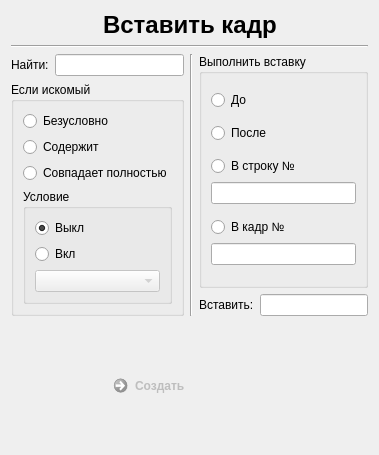
                      <widget class="QWidget" name="page_3">
                       <layout class="QVBoxLayout" name="verticalLayout_44">
                        <item>
                         <layout class="QHBoxLayout" name="horizontalLayout_13">
                          <item>
                           <spacer name="horizontalSpacer_27">
                            <property name="orientation">
                             <enum>Qt::Horizontal</enum>
                            </property>
                            <property name="sizeHint" stdset="0">
                             <size>
                              <width>40</width>
                              <height>20</height>
                             </size>
                            </property>
                           </spacer>
                          </item>
                          <item>
                           <widget class="QLabel" name="label_6">
                            <property name="font">
                             <font>
                              <pointsize>18</pointsize>
                              <weight>75</weight>
                              <bold>true</bold>
                             </font>
                            </property>
                            <property name="text">
                             <string>Вставить кадр</string>
                            </property>
                           </widget>
                          </item>
                          <item>
                           <spacer name="horizontalSpacer_21">
                            <property name="orientation">
                             <enum>Qt::Horizontal</enum>
                            </property>
                            <property name="sizeHint" stdset="0">
                             <size>
                              <width>40</width>
                              <height>20</height>
                             </size>
                            </property>
                           </spacer>
                          </item>
                         </layout>
                        </item>
                        <item>
                         <widget class="Line" name="line_4">
                          <property name="orientation">
                           <enum>Qt::Horizontal</enum>
                          </property>
                         </widget>
                        </item>
                        <item>
                         <layout class="QHBoxLayout" name="horizontalLayout_14">
                          <item>
                           <layout class="QVBoxLayout" name="verticalLayout_30">
                            <item>
                             <layout class="QHBoxLayout" name="horizontalLayout_10">
                              <item>
                               <widget class="QLabel" name="label_7">
                                <property name="text">
                                 <string>Найти:</string>
                                </property>
                               </widget>
                              </item>
                              <item>
                               <widget class="QLineEdit" name="lineEdit_3"/>
                              </item>
                             </layout>
                            </item>
                            <item>
                             <widget class="QGroupBox" name="groupBox">
                              <property name="sizePolicy">
                               <sizepolicy hsizetype="Expanding" vsizetype="Expanding">
                                <horstretch>0</horstretch>
                                <verstretch>0</verstretch>
                               </sizepolicy>
                              </property>
                              <property name="baseSize">
                               <size>
                                <width>500</width>
                                <height>0</height>
                               </size>
                              </property>
                              <property name="title">
                               <string>Если искомый</string>
                              </property>
                              <layout class="QVBoxLayout" name="verticalLayout_70">
                               <item>
                                <widget class="QRadioButton" name="radioButton_21">
                                 <property name="text">
                                  <string>Безусловно</string>
                                 </property>
                                </widget>
                               </item>
                               <item>
                                <widget class="QRadioButton" name="radioButton">
                                 <property name="text">
                                  <string>Содержит</string>
                                 </property>
                                </widget>
                               </item>
                               <item>
                                <widget class="QRadioButton" name="radioButton_2">
                                 <property name="text">
                                  <string>Совпадает полностью</string>
                                 </property>
                                </widget>
                               </item>
                               <item>
                                <widget class="QGroupBox" name="groupBox_21">
                                 <property name="title">
                                  <string>Условие</string>
                                 </property>
                                 <layout class="QVBoxLayout" name="verticalLayout_71">
                                  <item>
                                   <widget class="QRadioButton" name="radioButton_31">
                                    <property name="text">
                                     <string>Выкл</string>
                                    </property>
                                    <property name="checked">
                                     <bool>true</bool>
                                    </property>
                                   </widget>
                                  </item>
                                  <item>
                                   <layout class="QVBoxLayout" name="verticalLayout_69">
                                    <item>
                                     <widget class="QRadioButton" name="radioButton_32">
                                      <property name="text">
                                       <string>Вкл</string>
                                      </property>
                                     </widget>
                                    </item>
                                    <item>
                                     <widget class="QComboBox" name="comboBox_3">
                                      <property name="enabled">
                                       <bool>false</bool>
                                      </property>
                                     </widget>
                                    </item>
                                   </layout>
                                  </item>
                                 </layout>
                                </widget>
                               </item>
                              </layout>
                             </widget>
                            </item>
                           </layout>
                          </item>
                          <item>
                           <widget class="Line" name="line_27">
                            <property name="orientation">
                             <enum>Qt::Vertical</enum>
                            </property>
                           </widget>
                          </item>
                          <item>
                           <layout class="QVBoxLayout" name="verticalLayout_29">
                            <item>
                             <widget class="QGroupBox" name="groupBox_2">
                              <property name="title">
                               <string>Выполнить вставку</string>
                              </property>
                              <layout class="QVBoxLayout" name="verticalLayout_27">
                               <item>
                                <widget class="QRadioButton" name="radioButton_5">
                                 <property name="text">
                                  <string>До</string>
                                 </property>
                                </widget>
                               </item>
                               <item>
                                <widget class="QRadioButton" name="radioButton_4">
                                 <property name="text">
                                  <string>После</string>
                                 </property>
                                </widget>
                               </item>
                               <item>
                                <layout class="QVBoxLayout" name="verticalLayout_7">
                                 <item>
                                  <widget class="QRadioButton" name="radioButton_22">
                                   <property name="text">
                                    <string>В строку №</string>
                                   </property>
                                  </widget>
                                 </item>
                                 <item>
                                  <widget class="QLineEdit" name="lineEdit_23"/>
                                 </item>
                                </layout>
                               </item>
                               <item>
                                <layout class="QVBoxLayout" name="verticalLayout_26">
                                 <item>
                                  <widget class="QRadioButton" name="radioButton_23">
                                   <property name="text">
                                    <string>В кадр №</string>
                                   </property>
                                  </widget>
                                 </item>
                                 <item>
                                  <widget class="QLineEdit" name="lineEdit_24"/>
                                 </item>
                                </layout>
                               </item>
                              </layout>
                             </widget>
                            </item>
                            <item>
                             <layout class="QHBoxLayout" name="horizontalLayout_15">
                              <item>
                               <widget class="QLabel" name="label_8">
                                <property name="text">
                                 <string>Вставить:</string>
                                </property>
                               </widget>
                              </item>
                              <item>
                               <widget class="QLineEdit" name="lineEdit_4"/>
                              </item>
                             </layout>
                            </item>
                           </layout>
                          </item>
                         </layout>
                        </item>
                        <item>
                         <widget class="Line" name="line_3">
                          <property name="orientation">
                           <enum>Qt::Vertical</enum>
                          </property>
                         </widget>
                        </item>
                        <item>
                         <layout class="QHBoxLayout" name="horizontalLayout_12">
                          <item>
                           <spacer name="horizontalSpacer_25">
                            <property name="orientation">
                             <enum>Qt::Horizontal</enum>
                            </property>
                            <property name="sizeHint" stdset="0">
                             <size>
                              <width>40</width>
                              <height>20</height>
                             </size>
                            </property>
                           </spacer>
                          </item>
                          <item>
                           <layout class="QVBoxLayout" name="verticalLayout_2">
                            <item>
                             <spacer name="verticalSpacer_7">
                              <property name="orientation">
                               <enum>Qt::Vertical</enum>
                              </property>
                              <property name="sizeHint" stdset="0">
                               <size>
                                <width>20</width>
                                <height>40</height>
                               </size>
                              </property>
                             </spacer>
                            </item>
                            <item>
                             <widget class="QCommandLinkButton" name="commandLinkButton_3">
                              <property name="enabled">
                               <bool>false</bool>
                              </property>
                              <property name="text">
                               <string>Создать</string>
                              </property>
                             </widget>
                            </item>
                            <item>
                             <spacer name="verticalSpacer_8">
                              <property name="orientation">
                               <enum>Qt::Vertical</enum>
                              </property>
                              <property name="sizeHint" stdset="0">
                               <size>
                                <width>20</width>
                                <height>40</height>
                               </size>
                              </property>
                             </spacer>
                            </item>
                           </layout>
                          </item>
                          <item>
                           <spacer name="horizontalSpacer_26">
                            <property name="orientation">
                             <enum>Qt::Horizontal</enum>
                            </property>
                            <property name="sizeHint" stdset="0">
                             <size>
                              <width>40</width>
                              <height>20</height>
                             </size>
                            </property>
                           </spacer>
                          </item>
                         </layout>
                        </item>
                       </layout>
                      </widget>
